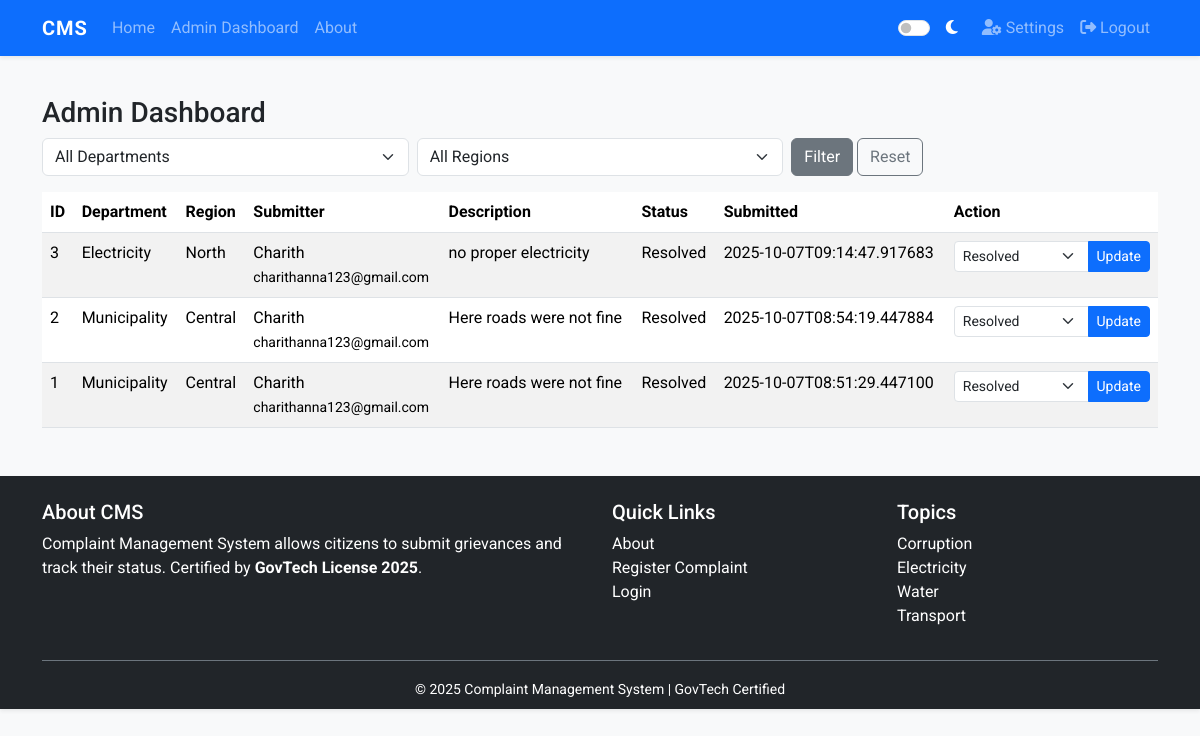
The page /admin/dashboard (signed in) on the database its author committed.
### tables this page shows
CREATE TABLE complaints (
        id INTEGER PRIMARY KEY AUTOINCREMENT,
        user_id INTEGER,
        department TEXT,
        region TEXT,
        description TEXT,
        status TEXT DEFAULT 'Pending',
        date_submitted TEXT,
        FOREIGN KEY (user_id) REFERENCES users(id)
    );

CREATE TABLE users (
        id INTEGER PRIMARY KEY AUTOINCREMENT,
        name TEXT NOT NULL,
        email TEXT NOT NULL UNIQUE,
        password TEXT NOT NULL,
        role TEXT NOT NULL DEFAULT 'citizen',
        region TEXT
    );

### app.py (the view)
@app.route('/admin/dashboard')
def admin_dashboard():
    if 'user_id' not in session or session.get('role') != 'admin':
        flash('Admin access required.', 'danger')
        return redirect(url_for('login'))
    dept = request.args.get('department')
    region = request.args.get('region')
    db = get_db()
    query = 'SELECT c.*, u.name as submitter_name, u.email as submitter_email FROM complaints c LEFT JOIN users u ON c.user_id = u.id'
    params = ()
    conditions = []
    if dept:
        conditions.append('c.department = ?')
        params += (dept,)
    if region:
        conditions.append('c.region = ?')
        params += (region,)
    if conditions:
        query += ' WHERE ' + ' AND '.join(conditions)
    query += ' ORDER BY c.date_submitted DESC'
    cur = db.execute(query, params)
    complaints = cur.fetchall()
    departments = ["Municipality", "Electricity", "Corruption", "Police Grievance", "Harassment", "Roads", "Water Supply", "Other"]
    regions = ["North", "South", "East", "West", "Central", "Head Office"]
    return render_template('admin_dashboard.html', complaints=complaints, departments=departments, regions=regions, datetime=datetime)

### app.py (called while the page is built)
def get_db():
    db = getattr(g, '_database', None)
    if db is None:
        db = g._database = sqlite3.connect(DB_PATH)
        db.row_factory = sqlite3.Row
    return db

@app.teardown_appcontext
def close_connection(exception):
    db = getattr(g, '_database', None)
    if db is not None:
        db.close()

### templates/admin_dashboard.html (shortened to what this page needs)
{% extends "base.html" %}
{% block content %}
<h3>Admin Dashboard</h3>
<form class="row g-2 mb-3" method="get" action="{{ url_for('admin_dashboard') }}">
  <div class="col-md-4">
    <select name="department" class="form-select">
      <option value="">All Departments</option>
    </select>
  </div>
  <div class="col-md-4">
    <select name="region" class="form-select">
      <option value="">All Regions</option>
    </select>
  </div>
  <div class="col-md-4">
    <button class="btn btn-secondary">Filter</button>
    <a href="{{ url_for('admin_dashboard') }}" class="btn btn-outline-secondary">Reset</a>
  </div>
</form>
{% if complaints %}
  <table class="table table-striped">
    <thead>
      <tr>
        <th>ID</th>
        <th>Department</th>
        <th>Region</th>
        <th>Submitter</th>
        <th>Description</th>
        <th>Status</th>
        <th>Submitted</th>
        <th>Action</th>
      </tr>
    </thead>
    <tbody>
      {% for c in complaints %}
      <tr>
        <td>{{ c['id'] }}</td>
        <td>{{ c['department'] }}</td>
        <td>{{ c['region'] }}</td>
        <td>{{ c['submitter_name'] }} <br> <small>{{ c['submitter_email'] }}</small></td>
        <td style="max-width:300px">{{ c['description']|truncate(120) }}</td>
        <td>{{ c['status'] }}</td>
        <td>{{ c['date_submitted'] }}</td>
        <td>
          <form method="post" action="{{ url_for('update_status', cid=c['id']) }}">
            <div class="input-group">
              <select name="status" class="form-select form-select-sm">
                <option {% if c['status']=='Resolved' %}selected{% endif %}>Resolved</option>
              </select>
              <button class="btn btn-sm btn-primary" type="submit">Update</button>
            </div>
          </form>
        </td>
      </tr>
      {% endfor %}
    </tbody>
  </table>
{% else %}
  <p>No complaints found.</p>
{% endif %}
{% endblock %}

### templates/base.html (shortened to what this page needs)
<!doctype html>
<html lang="en">
<head>
  <link href="https://cdn.jsdelivr.net/npm/bootstrap@5.3.2/dist/css/bootstrap.min.css" rel="stylesheet">
  <link rel="stylesheet" href="https://cdnjs.cloudflare.com/ajax/libs/font-awesome/6.4.0/css/all.min.css">
  <link rel="stylesheet" href="{{ url_for('static', filename='css/style.css') }}">
</head>
<body>
  <nav class="navbar navbar-expand-lg navbar-dark bg-primary shadow-sm fixed-top">
    <div class="container">
      <a class="navbar-brand fw-bold" href="{{ url_for('index') }}">CMS</a>
      <div class="collapse navbar-collapse" id="navMenu">
        <ul class="navbar-nav me-auto mb-2 mb-lg-0">
          <li class="nav-item"><a class="nav-link" href="{{ url_for('index') }}">Home</a></li>
          {% if session.get('user_id') and session.get('role') == 'admin' %}
            <li class="nav-item"><a class="nav-link" href="{{ url_for('admin_dashboard') }}">Admin Dashboard</a></li>
          {% endif %}
          <li class="nav-item"><a class="nav-link" href="{{ url_for('about') }}">About</a></li>
        </ul>
        <ul class="navbar-nav ms-auto align-items-center">
          <li class="nav-item d-flex align-items-center me-3">
            <div class="form-check form-switch mb-0">
              <input class="form-check-input" type="checkbox" id="themeToggle">
              <label class="form-check-label text-white ms-2" for="themeToggle"><i class="fa-solid fa-moon"></i></label>
            </div>
          </li>
          {% if session.get('user_id') %}
            <li class="nav-item"><a class="nav-link" href="{{ url_for('settings') }}"><i class="fa-solid fa-user-gear"></i> Settings</a></li>
            <li class="nav-item"><a class="nav-link" href="{{ url_for('logout') }}"><i class="fa-solid fa-right-from-bracket"></i> Logout</a></li>
          {% else %}
            <li class="nav-item"><a class="nav-link" href="{{ url_for('login') }}"><i class="fa-solid fa-right-to-bracket"></i> Login</a></li>
            <li class="nav-item"><a class="nav-link" href="{{ url_for('register') }}"><i class="fa-solid fa-user-plus"></i> Register</a></li>
          {% endif %}
        </ul>
      </div>
    </div>
  </nav>
  <div class="container mt-5 pt-4">
  </div>
  <div class="container my-4">
    {% block content %}{% endblock %}
  </div>
  <footer class="bg-dark text-white mt-5 pt-4 pb-2 shadow-sm">
    <div class="container">
      <div class="row">
        <div class="col-md-6 mb-3">
          <h5>About CMS</h5>
          <p>Complaint Management System allows citizens to submit grievances and track their status. Certified by <strong>GovTech License 2025</strong>.</p>
        </div>
        <div class="col-md-3 mb-3">
          <h5>Quick Links</h5>
          <ul class="list-unstyled">
            <li><a class="text-white text-decoration-none" href="{{ url_for('about') }}">About</a></li>
            <li><a class="text-white text-decoration-none" href="{{ url_for('complaint') }}">Register Complaint</a></li>
            <li><a class="text-white text-decoration-none" href="{{ url_for('login') }}">Login</a></li>
          </ul>
        </div>
        <div class="col-md-3 mb-3">
          <h5>Topics</h5>
          <ul class="list-unstyled">
            <li><a class="text-white text-decoration-none" href="#">Corruption</a></li>
            <li><a class="text-white text-decoration-none" href="#">Electricity</a></li>
            <li><a class="text-white text-decoration-none" href="#">Water</a></li>
            <li><a class="text-white text-decoration-none" href="#">Transport</a></li>
          </ul>
        </div>
      </div>
      <div class="text-center pt-3 border-top border-secondary">
        <small>&copy; {{ datetime.utcnow().year }} Complaint Management System | GovTech Certified</small>
      </div>
    </div>
  </footer>
</body>
</html>

### static/css/style.css (style rules this page uses)
:root { --primary: #0d6efd; --bg: #f8f9fa; --text: #212529; --card: #ffffff; --secondary: #6c757d; }
body { font-family: 'Roboto', sans-serif; background-color: var(--bg); color: var(--text); transition: background-color 0.4s, color 0.4s; }
.navbar-brand { font-weight: 700; letter-spacing: 1px; transition: transform 0.3s; }
.card, .jumbotron, .list-group-item, .table { background-color: var(--card); color: var(--text); transition: background-color 0.4s, color 0.4s; }
.btn { transition: transform 0.2s, box-shadow 0.2s; }

### rows shown on the page
complaints: id "3", department "Electricity", region "North", submitter_name "Charith", submitter_email "charithanna123@gmail.com", description "no proper electricity", status "Resolved", date_submitted "2025-10-07T09:14:47.917683"
complaints: id "2", department "Municipality", region "Central", submitter_name "Charith", submitter_email "charithanna123@gmail.com", description "Here roads were not fine", status "Resolved", date_submitted "2025-10-07T08:54:19.447884"
complaints: id "1", department "Municipality", region "Central", submitter_name "Charith", submitter_email "charithanna123@gmail.com", description "Here roads were not fine", status "Resolved", date_submitted "2025-10-07T08:51:29.447100"
